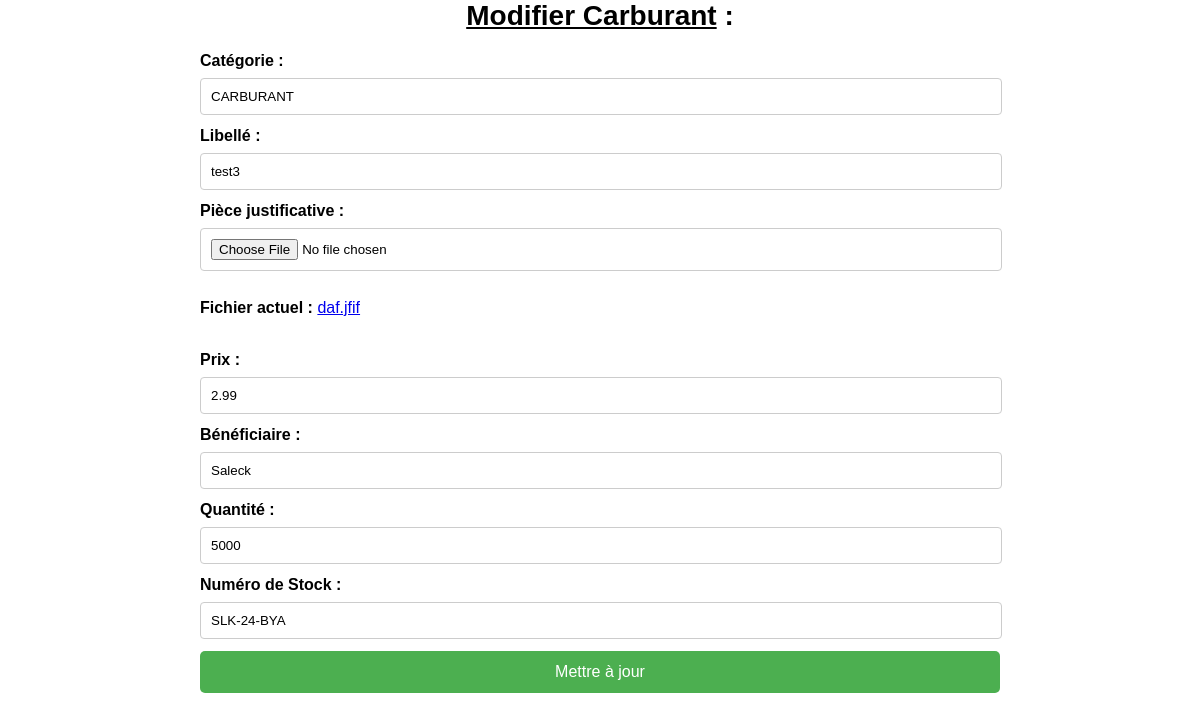
Screenshot of /modif_stock_carburant/edit_carburant.php?id=15 (signed in) with the database file from the repository.
### tables this page shows
CREATE TABLE IF NOT EXISTS `carburant` (
  `id` int NOT NULL AUTO_INCREMENT,
  `categorie` varchar(50) DEFAULT 'CARBURANT',
  `libelle` varchar(255) NOT NULL,
  `piece` blob,
  `prix` decimal(10,2) NOT NULL,
  `beneficiaire` varchar(255) NOT NULL,
  `quantite` int NOT NULL,
  `n_stock` varchar(50) NOT NULL,
  `validated` tinyint(1) NOT NULL DEFAULT '0',
  `Objet` varchar(255) NOT NULL,
  `Total` decimal(10,2) NOT NULL,
  PRIMARY KEY (`id`)
);

### modif_stock_carburant/edit_carburant.php (the view, shortened to what this page needs)
<?php
include '../serv_projet1.php';
if ($_SERVER['REQUEST_METHOD'] == 'POST') {
    $id = $_POST['id'];
    $categorie = $_POST['categorie'];
    $libelle = $_POST['libelle'];
    $prix = $_POST['prix'];
    $beneficiaire = $_POST['beneficiaire'];
    $quantite = $_POST['quantite'];
    $n_stock = $_POST['n_stock'];
    if (isset($_FILES['piece']) && $_FILES['piece']['error'] == UPLOAD_ERR_OK) {
        $piece = $_FILES['piece']['name'];
        $tpiece = $_FILES['piece']['tmp_name'];
        $chemin_piece = "../img/" . $piece;
        move_uploaded_file($tpiece, $chemin_piece);
    } else {
        $piece = $_POST['existing_piece'];
    }
    $sql = "UPDATE carburant SET categorie = ?, libelle = ?, piece = ?, prix = ?, beneficiaire = ?, quantite = ?, n_stock = ? WHERE id = ?";
    $stmt = $conn->prepare($sql);
    $stmt->bind_param('sssdsssi', $categorie, $libelle, $piece, $prix, $beneficiaire, $quantite, $n_stock, $id);
    if ($stmt->execute()) {
        $_SESSION['update_success'] = true;
    } else {
        $_SESSION['update_success'] = false;
    }
    $stmt->close();
    header("Location: ../Formulaires/stock_carburant.php");
    exit();
} else {
    $id = $_GET['id'];
    $sql = "SELECT * FROM carburant WHERE id = ?";
    $stmt = $conn->prepare($sql);
    $stmt->bind_param('i', $id);
    $stmt->execute();
    $result = $stmt->get_result();
    $carburant = $result->fetch_assoc();
}
?>
<!DOCTYPE html>
<html lang="fr">
<head>
    <link rel="stylesheet" type="text/css" href="../css/styles_stock_carburant.css">
</head>
<body>
    <div class = 'tête'>
        <b><u>Modifier Carburant</u> :</b>
    </div>
    <form id="edit-carburant-form"  action="../modif_stock_carburant/edit_carburant.php" method="post" enctype="multipart/form-data">
        <label for="categorie">Catégorie :</label>
        <input type="text" id="categorie" name="categorie" value="<?php echo htmlspecialchars($carburant['categorie']); ?>" required><br>
        <label for="libelle">Libellé :</label>
        <input type="text" id="libelle" name="libelle" value="<?php echo htmlspecialchars($carburant['libelle']); ?>" required><br>
        <label for="piece">Pièce justificative :</label>
        <input type="file" id="piece" name="piece">
        <?php if ($carburant['piece']) : ?>
            <p><b>Fichier actuel :</b> <a href="../img/<?php echo htmlspecialchars($carburant['piece']); ?>" download><?php echo htmlspecialchars($carburant['piece']); ?></a></p>
        <?php else : ?>
            <p>Aucun fichier téléchargé</p>
        <?php endif; ?><br>
        <label for="prix">Prix :</label>
        <input type="number" id="prix" name="prix" value="<?php echo htmlspecialchars($carburant['prix']); ?>" step="0.01" required><br>
        <label for="beneficiaire">Bénéficiaire :</label>
        <input type="text" id="beneficiaire" name="beneficiaire" value="<?php echo htmlspecialchars($carburant['beneficiaire']); ?>" required><br>
        <label for="quantite">Quantité :</label>
        <input type="number" id="quantite" name="quantite" value="<?php echo htmlspecialchars($carburant['quantite']); ?>" required><br>
        <label for="n_stock">Numéro de Stock :</label>
        <input type="text" id="n_stock" name="n_stock" value="<?php echo htmlspecialchars($carburant['n_stock']); ?>" required><br>
        <div class ='btn-update'>
            <input type="submit" value="Mettre à jour">
        </div>
    </form>
</body>
</html>

### css/styles_stock_carburant.css (style rules this page uses)
body { font-family: Arial, sans-serif; background-color: #fff; margin: 0; padding: 0; }
form { max-width: 800px; margin: 0 auto; padding: 20px; }
form label { display: block; margin-bottom: 8px; font-weight: bold; }
form input[type="text"], form input[type="number"], form input[type="file"], form select { width: calc(100% - 20px); padding: 10px; margin-bottom: 12px; border: 1px solid #ccc; border-radius: 4px; }
.btn-update { text-align: center; }
.btn-update input[type="submit"] { width: 100%; padding: 12px; background-color: #4CAF50; border: none; border-radius: 5px; color: white; font-size: 16px; cursor: pointer; transition: background-color 0.3s ease; }
.tête { text-align: center; font-size: 28px; }

### rows the page displays
carburant: categorie "CARBURANT", libelle "test3", piece "daf.jfif", prix "2.99", beneficiaire "Saleck", quantite "5000", n_stock "SLK-24-BYA"
